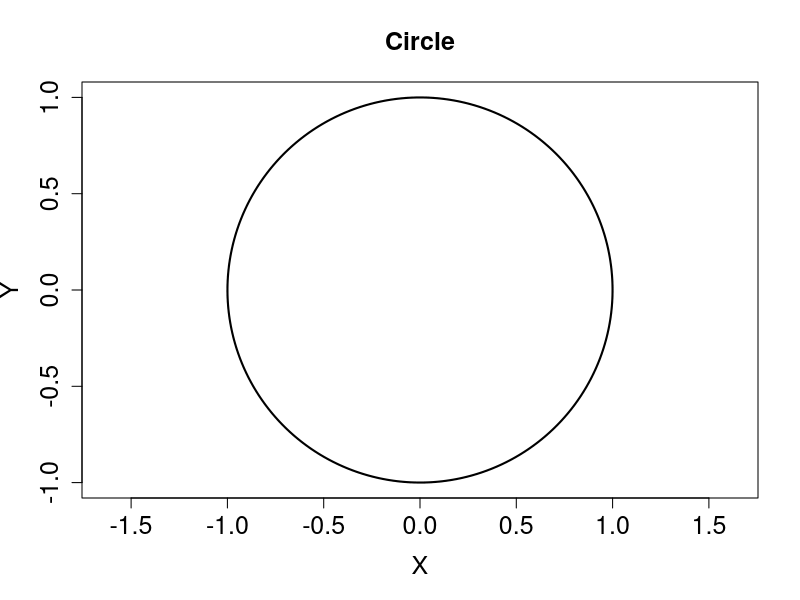
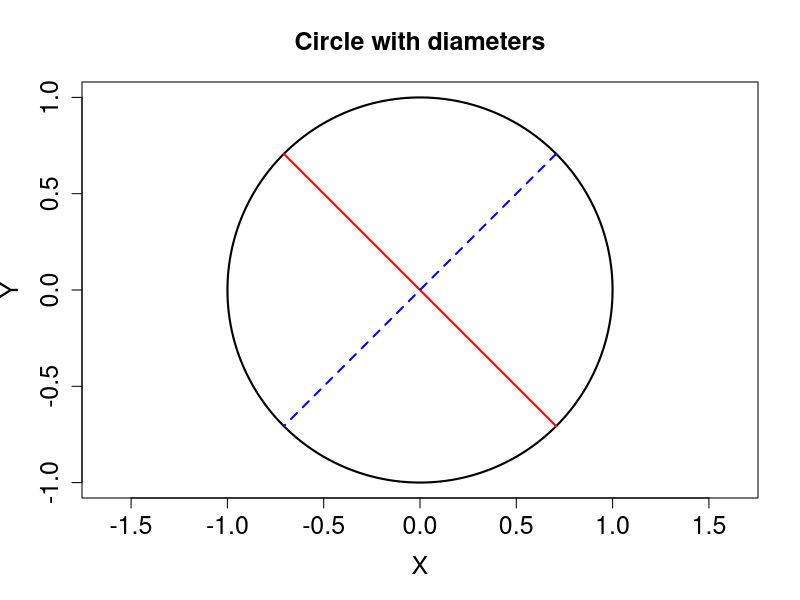
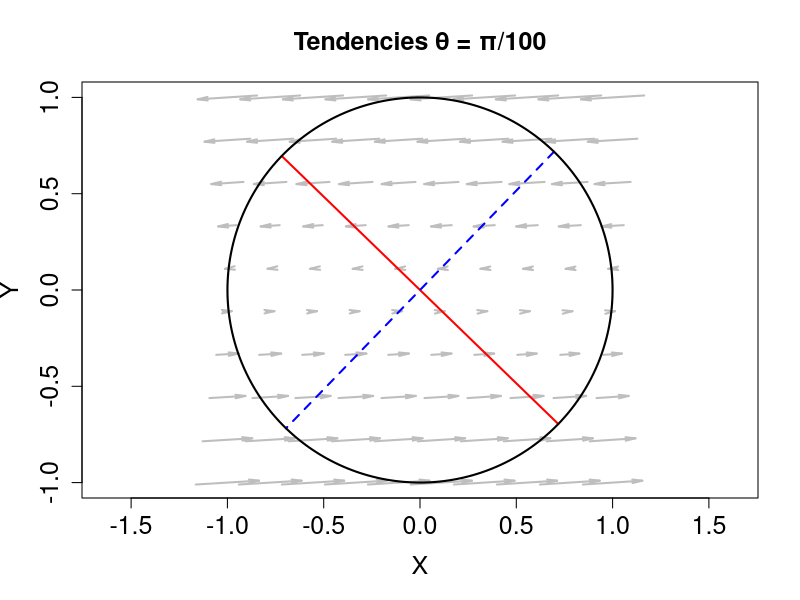

Reproduce these figures in R, in order.
## ---- chunk 1
#| fig-asp: 1

plot(NULL, xlim = c(-1, 1), ylim = c(-1, 1), asp = 1,
     main = "Circle", xlab = "X", ylab = "Y",
     cex.main = 1.5, cex.lab = 1.5, cex.axis = 1.5)
angle <- pi * seq(0, 2 * pi, length.out = 361)
lines(cos(angle), sin(angle), col = "black", lwd = 2)
## ---- chunk 2
#| fig-asp: 1
#| 
plot(NULL, xlim = c(-1, 1), ylim = c(-1, 1), asp = 1,
     main = "Circle with diameters", xlab = "X", ylab = "Y",
     cex.main = 1.5, cex.lab = 1.5, cex.axis = 1.5)
angle <- pi * seq(0, 2 * pi, length.out = 361)
lines(cos(angle), sin(angle), col = "black", lwd = 2)
segments(cos(3 * pi/4), sin(3 * pi/4), cos(-pi/4), sin(-pi/4), col = "red", lwd = 2)
segments(cos(pi/4), sin(pi/4), cos(5 * pi/4), sin(5 * pi/4), col = "blue", lwd = 2, lty = 2)
## ---- chunk 3
#| fig-asp: 1
x <- seq(-1, 1, length.out = 10)
y <- seq(-1, 1, length.out = 10)

theta <- pi / 100
alpha <- atan((sin(theta) - 1) / cos(theta))

cot <- function(theta) {
  cos(theta) / sin(theta)
}
amat <- matrix(c(-1, 0, -cot(theta), -2), nrow = 2)

xy <- expand.grid(x = x, y = y)
X <- xy$x
Y <- xy$y
uv <- amat %*% t(as.matrix(xy))
a <- 0.005
u <- a * uv[1, ]
v <- a * uv[2, ]

plot(NULL, xlim = c(-1, 1), ylim = c(-1, 1), asp = 1,
     main = "Tendencies θ = π/100", xlab = "X", ylab = "Y",
     cex.main = 1.5, cex.lab = 1.5, cex.axis = 1.5)
arrows(X - u, Y - v, X + u, Y + v,
       col = "gray", lwd = 2, length = 0.1, angle = 10)
segments(cos(alpha), sin(alpha), cos(alpha + pi), sin(alpha + pi), col = "red", lwd = 2)
segments(cos(alpha + pi/2), sin(alpha + pi/2), cos(alpha + 3*pi/2), sin(alpha + 3*pi/2), col = "blue", lwd = 2, lty = 2)
angle <- pi * seq(0, 2 * pi, length.out = 361)
lines(cos(angle), sin(angle), col = "black", lwd = 2)
